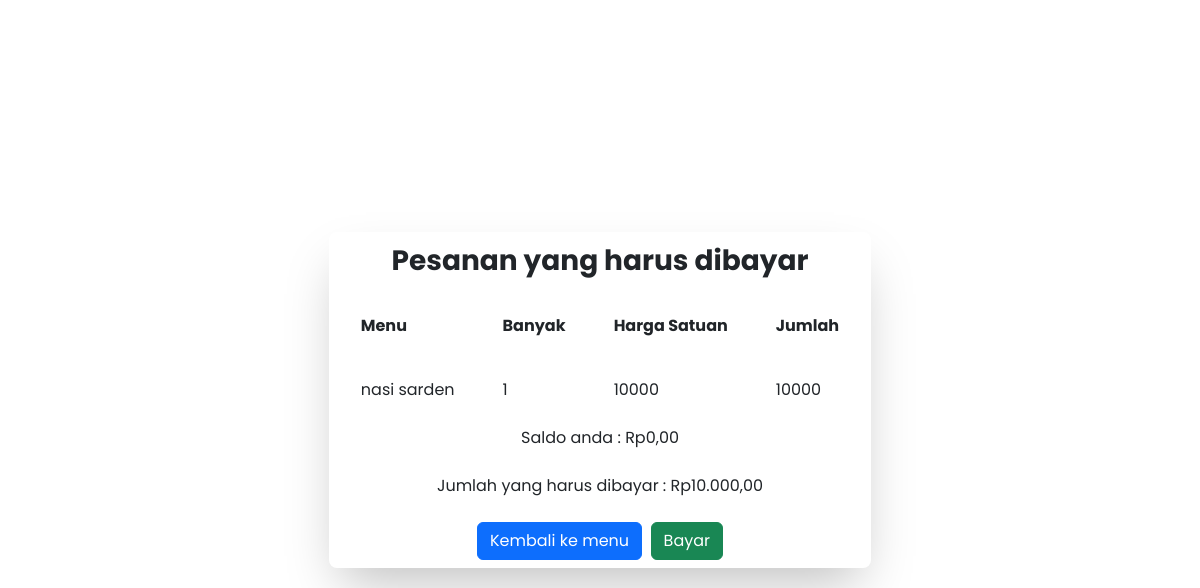
Before: /src/menu_cart.php?id=2 with the older database file.
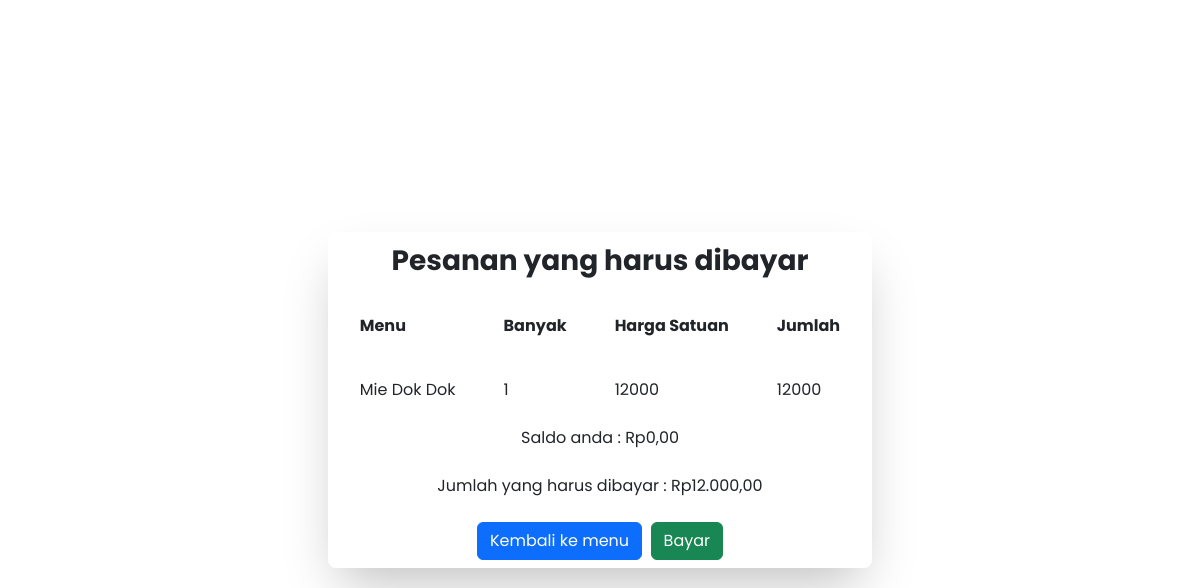
After: the same page with the newer database file.
### tables this page shows
CREATE TABLE `menu` (
  `id_menu` int(11) NOT NULL,
  `nama_menu` varchar(200) NOT NULL,
  `harga` bigint(20) NOT NULL,
  `images` varchar(100) NOT NULL
);

### src/menu_cart.php (the view, shortened to what this page needs)
<?php
require_once('dbLogin.php');
$id = $_GET['id'];
function rupiah($angka)
{
    $hasil_rupiah = "Rp" . number_format($angka, 2, ',', '.');
    return $hasil_rupiah;
}
?>
<!DOCTYPE html>
<html lang="en">
<head>
    <script src="https://cdn.tailwindcss.com"></script>
    <link href="https://cdn.jsdelivr.net/npm/bootstrap@5.2.1/dist/css/bootstrap.min.css" rel="stylesheet">
</head>
<body>
    <div class="d-flex">
        <div class=" d-flex justify-content-center align-items-center h-screen w-screen">
            <div>
                <div class="overflow-x-auto relative shadow-2xl sm:rounded-lg p-2">
                    <p class="fw-bold fs-3 text-center mb-3">Pesanan yang harus dibayar</p>
                    <table class="w-full text-md text-left">
                        <thead>
                            <tr>
                                <th scope="col" class="py-3 px-6">Menu</th>
                                <th scope="col" class="py-3 px-6">Banyak</th>
                                <th scope="col" class="py-3 px-6">Harga Satuan</th>
                                <th scope="col" class="py-3 px-6">Jumlah</th>
                            </tr>
                        </thead>
                        <tbody>
                            <?php
                            $jumlah_harga = 0;
                            if (is_array($_SESSION['cart'])) {
                                foreach ($_SESSION['cart'] as $id => $banyak) {
                                    $query = " SELECT * FROM menu WHERE id_menu='" . $id . "'";
                                    $result = $db->query($query);
                                    while ($row = $result->fetch_object()) {
                                        echo '<tr>';
                                        echo '<td class="py-4 px-6">' . $row->nama_menu . '</td>';
                                        echo '<td class="py-4 px-6">' . $banyak . '</td>';
                                        $harga = $row->harga;
                                        echo '<td class="py-4 px-6">' . $harga . '</td>';
                                        echo '<td class="py-4 px-6">' . $harga * $banyak . '</td></tr>';
                                        $jumlah_harga = $jumlah_harga + ($row->harga * $banyak);
                                    }
                                }
                            } else {
                                echo '<tr><td colspan="6" align="center">There is no item in shopping cart</td></tr>';
                            }
                            ?>
                        </tbody>
                    </table>
                    <div class="text-center"><?php echo 'Saldo anda : ' . rupiah($saldo) . '' ?></div><br>
                    <div class="text-center"><?php echo 'Jumlah yang harus dibayar : ' . rupiah($jumlah_harga) . '' ?></div><br>
                    <div class="d-flex justify-content-center item-align-center w-auto h-auto">
                        <a class="btn btn-primary" href="rumah.php">Kembali ke menu</a>&nbsp;&nbsp;
                        <a class="btn btn-success" href="success.php">Bayar</a>
                    </div>
                </div>
            </div>
        </div>
    </div>
</body>
</html>

Changed rows visible on the page:
removed menu: nama_menu "nasi sarden", banyak "1", harga "10000", $harga*$banyak "10000"
added menu: nama_menu "Mie Dok Dok", banyak "1", harga "12000", $harga*$banyak "12000"
Other visible differences:
rupiah($jumlah_harga): "Rp10.000,00" → "Rp12.000,00"
